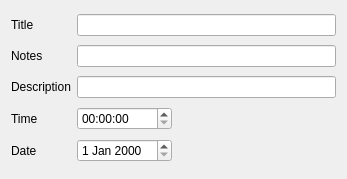
<?xml version="1.0" encoding="UTF-8"?>
<ui version="4.0">
 <class>Form</class>
 <widget class="QWidget" name="Form">
  <property name="geometry">
   <rect>
    <x>0</x>
    <y>0</y>
    <width>347</width>
    <height>179</height>
   </rect>
  </property>
  <property name="windowTitle">
   <string>Form</string>
  </property>
  <layout class="QGridLayout" name="gridLayout">
   <item row="1" column="1" colspan="2">
    <widget class="QLineEdit" name="notesLineEdit"/>
   </item>
   <item row="3" column="0">
    <widget class="QLabel" name="label_5">
     <property name="text">
      <string>Time</string>
     </property>
    </widget>
   </item>
   <item row="2" column="1" colspan="2">
    <widget class="QLineEdit" name="descriptionLineEdit"/>
   </item>
   <item row="3" column="1">
    <widget class="QTimeEdit" name="timeEdit"/>
   </item>
   <item row="4" column="0">
    <widget class="QLabel" name="label_6">
     <property name="text">
      <string>Date</string>
     </property>
    </widget>
   </item>
   <item row="1" column="0">
    <widget class="QLabel" name="label_3">
     <property name="text">
      <string>Notes</string>
     </property>
    </widget>
   </item>
   <item row="4" column="2">
    <spacer name="horizontalSpacer_2">
     <property name="orientation">
      <enum>Qt::Horizontal</enum>
     </property>
     <property name="sizeHint" stdset="0">
      <size>
       <width>115</width>
       <height>20</height>
      </size>
     </property>
    </spacer>
   </item>
   <item row="0" column="0">
    <widget class="QLabel" name="label_4">
     <property name="text">
      <string>Title</string>
     </property>
    </widget>
   </item>
   <item row="3" column="2">
    <spacer name="horizontalSpacer">
     <property name="orientation">
      <enum>Qt::Horizontal</enum>
     </property>
     <property name="sizeHint" stdset="0">
      <size>
       <width>40</width>
       <height>20</height>
      </size>
     </property>
    </spacer>
   </item>
   <item row="0" column="1" colspan="2">
    <widget class="QLineEdit" name="titleLineEdit"/>
   </item>
   <item row="2" column="0">
    <widget class="QLabel" name="label_2">
     <property name="text">
      <string>Description</string>
     </property>
    </widget>
   </item>
   <item row="4" column="1">
    <widget class="QDateEdit" name="dateEdit"/>
   </item>
  </layout>
 </widget>
 <resources/>
 <connections>
  <connection>
   <sender>titleLineEdit</sender>
   <signal>editingFinished()</signal>
   <receiver>Form</receiver>
   <slot>titleEntered()</slot>
   <hints>
    <hint type="sourcelabel">
     <x>522</x>
     <y>29</y>
    </hint>
    <hint type="destinationlabel">
     <x>597</x>
     <y>69</y>
    </hint>
   </hints>
  </connection>
  <connection>
   <sender>notesLineEdit</sender>
   <signal>editingFinished()</signal>
   <receiver>Form</receiver>
   <slot>notesEntered()</slot>
   <hints>
    <hint type="sourcelabel">
     <x>522</x>
     <y>55</y>
    </hint>
    <hint type="destinationlabel">
     <x>596</x>
     <y>94</y>
    </hint>
   </hints>
  </connection>
  <connection>
   <sender>descriptionLineEdit</sender>
   <signal>editingFinished()</signal>
   <receiver>Form</receiver>
   <slot>descriptionEntered()</slot>
   <hints>
    <hint type="sourcelabel">
     <x>522</x>
     <y>81</y>
    </hint>
    <hint type="destinationlabel">
     <x>572</x>
     <y>120</y>
    </hint>
   </hints>
  </connection>
  <connection>
   <sender>timeEdit</sender>
   <signal>timeChanged(QTime)</signal>
   <receiver>Form</receiver>
   <slot>timeEntered(QTime)</slot>
   <hints>
    <hint type="sourcelabel">
     <x>458</x>
     <y>107</y>
    </hint>
    <hint type="destinationlabel">
     <x>495</x>
     <y>143</y>
    </hint>
   </hints>
  </connection>
  <connection>
   <sender>dateEdit</sender>
   <signal>dateChanged(QDate)</signal>
   <receiver>Form</receiver>
   <slot>dateEntered(QDate)</slot>
   <hints>
    <hint type="sourcelabel">
     <x>428</x>
     <y>133</y>
    </hint>
    <hint type="destinationlabel">
     <x>441</x>
     <y>146</y>
    </hint>
   </hints>
  </connection>
 </connections>
 <slots>
  <slot>templateNameEntered()</slot>
  <slot>titleEntered()</slot>
  <slot>notesEntered()</slot>
  <slot>descriptionEntered()</slot>
  <slot>timeEntered(QTime)</slot>
  <slot>dateEntered(QDate)</slot>
 </slots>
</ui>
